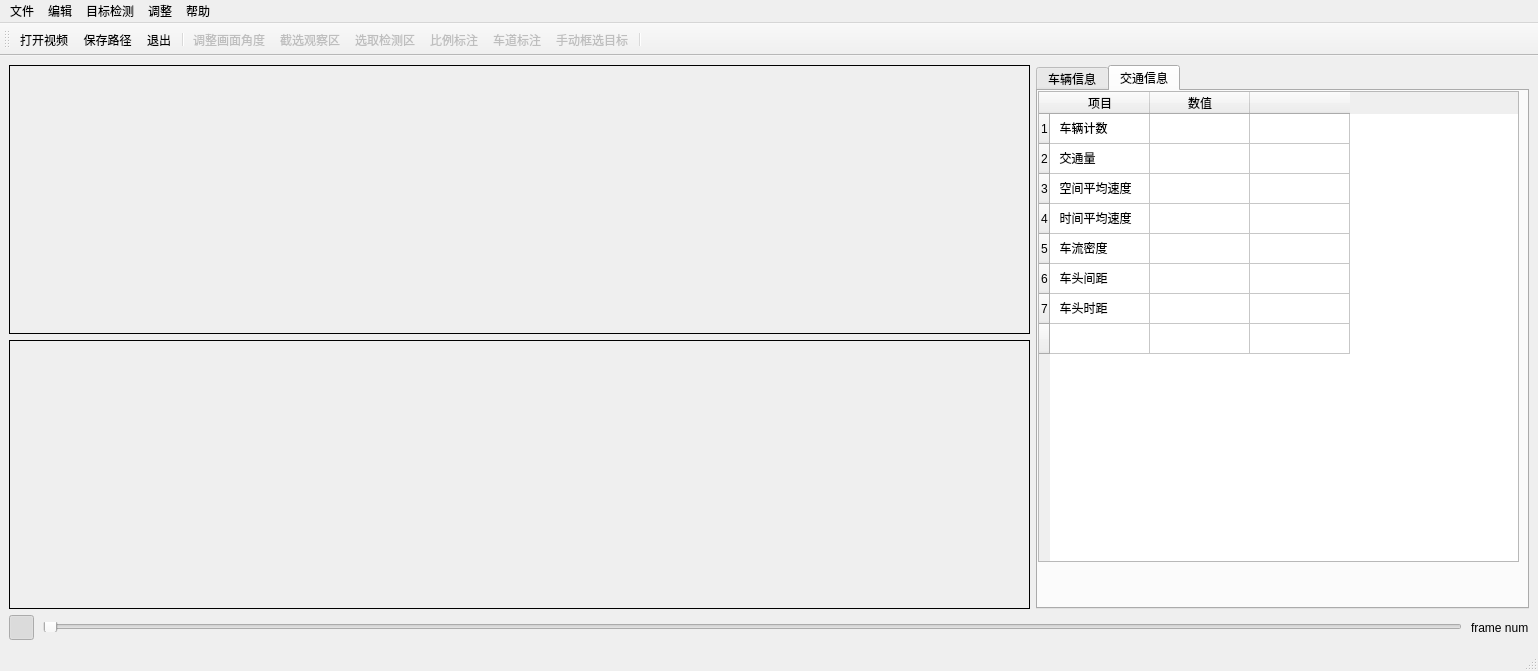
<?xml version="1.0" encoding="UTF-8"?>
<ui version="4.0">
 <class>MainWindow</class>
 <widget class="QMainWindow" name="MainWindow">
  <property name="geometry">
   <rect>
    <x>0</x>
    <y>0</y>
    <width>1538</width>
    <height>671</height>
   </rect>
  </property>
  <property name="windowTitle">
   <string>MainWindow</string>
  </property>
  <widget class="QWidget" name="centralwidget">
   <layout class="QGridLayout" name="gridLayout">
    <item row="0" column="0">
     <layout class="QVBoxLayout" name="verticalLayout_2">
      <item>
       <layout class="QHBoxLayout" name="horizontalLayout_2">
        <item>
         <layout class="QVBoxLayout" name="verticalLayout">
          <item>
           <widget class="QLabel" name="label_frameBox">
            <property name="minimumSize">
             <size>
              <width>1021</width>
              <height>205</height>
             </size>
            </property>
            <property name="sizeIncrement">
             <size>
              <width>100</width>
              <height>60</height>
             </size>
            </property>
            <property name="baseSize">
             <size>
              <width>1021</width>
              <height>205</height>
             </size>
            </property>
            <property name="autoFillBackground">
             <bool>false</bool>
            </property>
            <property name="frameShape">
             <enum>QFrame::Box</enum>
            </property>
            <property name="frameShadow">
             <enum>QFrame::Plain</enum>
            </property>
            <property name="text">
             <string/>
            </property>
            <property name="scaledContents">
             <bool>false</bool>
            </property>
           </widget>
          </item>
          <item>
           <widget class="QLabel" name="label2">
            <property name="minimumSize">
             <size>
              <width>1021</width>
              <height>205</height>
             </size>
            </property>
            <property name="sizeIncrement">
             <size>
              <width>100</width>
              <height>60</height>
             </size>
            </property>
            <property name="baseSize">
             <size>
              <width>1021</width>
              <height>205</height>
             </size>
            </property>
            <property name="autoFillBackground">
             <bool>false</bool>
            </property>
            <property name="frameShape">
             <enum>QFrame::Box</enum>
            </property>
            <property name="frameShadow">
             <enum>QFrame::Plain</enum>
            </property>
            <property name="text">
             <string/>
            </property>
            <property name="scaledContents">
             <bool>false</bool>
            </property>
            <property name="buddy">
             <cstring></cstring>
            </property>
           </widget>
          </item>
         </layout>
        </item>
        <item>
         <widget class="QTabWidget" name="tabWidget">
          <property name="maximumSize">
           <size>
            <width>605</width>
            <height>16777215</height>
           </size>
          </property>
          <property name="currentIndex">
           <number>1</number>
          </property>
          <widget class="QWidget" name="tab_1">
           <attribute name="title">
            <string>车辆信息</string>
           </attribute>
           <widget class="QTableWidget" name="tableWidget_micro">
            <property name="geometry">
             <rect>
              <x>0</x>
              <y>0</y>
              <width>481</width>
              <height>471</height>
             </rect>
            </property>
            <property name="minimumSize">
             <size>
              <width>431</width>
              <height>0</height>
             </size>
            </property>
            <row>
             <property name="text">
              <string>1</string>
             </property>
            </row>
            <row>
             <property name="text">
              <string>2</string>
             </property>
            </row>
            <row>
             <property name="text">
              <string>3</string>
             </property>
            </row>
            <row>
             <property name="text">
              <string>4</string>
             </property>
            </row>
            <row>
             <property name="text">
              <string>5</string>
             </property>
            </row>
            <row>
             <property name="text">
              <string>6</string>
             </property>
            </row>
            <row>
             <property name="text">
              <string>7</string>
             </property>
            </row>
            <row>
             <property name="text">
              <string>8</string>
             </property>
            </row>
            <row>
             <property name="text">
              <string>9</string>
             </property>
            </row>
            <row>
             <property name="text">
              <string>10</string>
             </property>
            </row>
            <column>
             <property name="text">
              <string>车辆编号</string>
             </property>
            </column>
            <column>
             <property name="text">
              <string>位置</string>
             </property>
            </column>
            <column>
             <property name="text">
              <string>速度</string>
             </property>
            </column>
           </widget>
          </widget>
          <widget class="QWidget" name="tab_2">
           <attribute name="title">
            <string>交通信息</string>
           </attribute>
           <widget class="QTableWidget" name="tableWidget_macro">
            <property name="geometry">
             <rect>
              <x>0</x>
              <y>0</y>
              <width>481</width>
              <height>471</height>
             </rect>
            </property>
            <property name="minimumSize">
             <size>
              <width>431</width>
              <height>0</height>
             </size>
            </property>
            <row>
             <property name="text">
              <string>1</string>
             </property>
            </row>
            <row>
             <property name="text">
              <string>2</string>
             </property>
            </row>
            <row>
             <property name="text">
              <string>3</string>
             </property>
            </row>
            <row>
             <property name="text">
              <string>4</string>
             </property>
            </row>
            <row>
             <property name="text">
              <string>5</string>
             </property>
            </row>
            <row>
             <property name="text">
              <string>6</string>
             </property>
            </row>
            <row>
             <property name="text">
              <string>7</string>
             </property>
            </row>
            <row>
             <property name="text">
              <string/>
             </property>
            </row>
            <column>
             <property name="text">
              <string>项目</string>
             </property>
            </column>
            <column>
             <property name="text">
              <string>数值</string>
             </property>
            </column>
            <column>
             <property name="text">
              <string/>
             </property>
            </column>
            <item row="0" column="0">
             <property name="text">
              <string>  车辆计数</string>
             </property>
             <property name="textAlignment">
              <set>AlignLeading|AlignVCenter</set>
             </property>
            </item>
            <item row="0" column="1">
             <property name="text">
              <string/>
             </property>
             <property name="textAlignment">
              <set>AlignCenter</set>
             </property>
            </item>
            <item row="1" column="0">
             <property name="text">
              <string>  交通量</string>
             </property>
             <property name="textAlignment">
              <set>AlignLeading|AlignVCenter</set>
             </property>
            </item>
            <item row="1" column="1">
             <property name="text">
              <string/>
             </property>
             <property name="textAlignment">
              <set>AlignCenter</set>
             </property>
            </item>
            <item row="2" column="0">
             <property name="text">
              <string>  空间平均速度</string>
             </property>
             <property name="textAlignment">
              <set>AlignLeading|AlignVCenter</set>
             </property>
            </item>
            <item row="2" column="1">
             <property name="text">
              <string/>
             </property>
             <property name="textAlignment">
              <set>AlignCenter</set>
             </property>
            </item>
            <item row="3" column="0">
             <property name="text">
              <string>  时间平均速度</string>
             </property>
             <property name="textAlignment">
              <set>AlignLeading|AlignVCenter</set>
             </property>
            </item>
            <item row="3" column="1">
             <property name="text">
              <string/>
             </property>
             <property name="textAlignment">
              <set>AlignCenter</set>
             </property>
            </item>
            <item row="4" column="0">
             <property name="text">
              <string>  车流密度</string>
             </property>
             <property name="textAlignment">
              <set>AlignLeading|AlignVCenter</set>
             </property>
            </item>
            <item row="4" column="1">
             <property name="text">
              <string/>
             </property>
             <property name="textAlignment">
              <set>AlignCenter</set>
             </property>
            </item>
            <item row="5" column="0">
             <property name="text">
              <string>  车头间距</string>
             </property>
             <property name="textAlignment">
              <set>AlignLeading|AlignVCenter</set>
             </property>
            </item>
            <item row="5" column="1">
             <property name="text">
              <string/>
             </property>
             <property name="textAlignment">
              <set>AlignCenter</set>
             </property>
            </item>
            <item row="6" column="0">
             <property name="text">
              <string>  车头时距</string>
             </property>
             <property name="textAlignment">
              <set>AlignLeading|AlignVCenter</set>
             </property>
            </item>
            <item row="6" column="1">
             <property name="text">
              <string/>
             </property>
             <property name="textAlignment">
              <set>AlignCenter</set>
             </property>
            </item>
           </widget>
          </widget>
         </widget>
        </item>
       </layout>
      </item>
      <item>
       <layout class="QHBoxLayout" name="horizontalLayout">
        <property name="spacing">
         <number>9</number>
        </property>
        <property name="sizeConstraint">
         <enum>QLayout::SetMaximumSize</enum>
        </property>
        <item>
         <widget class="QPushButton" name="pushButton_play_pause">
          <property name="minimumSize">
           <size>
            <width>25</width>
            <height>25</height>
           </size>
          </property>
          <property name="maximumSize">
           <size>
            <width>25</width>
            <height>25</height>
           </size>
          </property>
          <property name="focusPolicy">
           <enum>Qt::NoFocus</enum>
          </property>
          <property name="text">
           <string/>
          </property>
          <property name="icon">
           <iconset resource="ui_icon.qrc">
            <normaloff>:/button/pause.png</normaloff>
            <normalon>:/button/play.png</normalon>
            <selectedoff>:/menu/pause.png</selectedoff>
            <selectedon>:/menu/play.png</selectedon>:/button/pause.png</iconset>
          </property>
          <property name="shortcut">
           <string>Space</string>
          </property>
          <property name="checkable">
           <bool>true</bool>
          </property>
          <property name="checked">
           <bool>true</bool>
          </property>
          <property name="default">
           <bool>false</bool>
          </property>
         </widget>
        </item>
        <item>
         <widget class="QSlider" name="horizontalSlider">
          <property name="maximumSize">
           <size>
            <width>16777215</width>
            <height>10</height>
           </size>
          </property>
          <property name="orientation">
           <enum>Qt::Horizontal</enum>
          </property>
         </widget>
        </item>
        <item>
         <widget class="QLabel" name="label_cur_num">
          <property name="maximumSize">
           <size>
            <width>16777215</width>
            <height>25</height>
           </size>
          </property>
          <property name="text">
           <string>frame num</string>
          </property>
         </widget>
        </item>
       </layout>
      </item>
     </layout>
    </item>
   </layout>
  </widget>
  <widget class="QMenuBar" name="menubar">
   <property name="geometry">
    <rect>
     <x>0</x>
     <y>0</y>
     <width>1538</width>
     <height>30</height>
    </rect>
   </property>
   <widget class="QMenu" name="menu_file">
    <property name="title">
     <string>文件</string>
    </property>
    <addaction name="action_open"/>
    <addaction name="action_save"/>
    <addaction name="action_exit"/>
    <addaction name="separator"/>
    <addaction name="action_readConfig"/>
    <addaction name="action_saveConfig"/>
   </widget>
   <widget class="QMenu" name="menu_edit">
    <property name="title">
     <string>编辑</string>
    </property>
    <addaction name="action_rotate"/>
    <addaction name="action_viewCap"/>
    <addaction name="action_selectROI"/>
    <addaction name="action_calib"/>
    <addaction name="action_lanes"/>
    <addaction name="separator"/>
    <addaction name="action_getbkg"/>
   </widget>
   <widget class="QMenu" name="menu_help">
    <property name="title">
     <string>帮助</string>
    </property>
    <addaction name="action_help"/>
   </widget>
   <widget class="QMenu" name="menu_filter">
    <property name="title">
     <string>调整</string>
    </property>
    <addaction name="action_morph"/>
    <addaction name="action_ContourFilter"/>
    <addaction name="separator"/>
    <addaction name="action_trace"/>
   </widget>
   <widget class="QMenu" name="menu">
    <property name="title">
     <string>目标检测</string>
    </property>
    <addaction name="action_drawbox"/>
    <addaction name="action_autoDetect"/>
    <addaction name="action_ColorThreshholder"/>
    <addaction name="action_frameDiff"/>
    <addaction name="action_MOG2"/>
    <addaction name="action_bkgDiff"/>
   </widget>
   <addaction name="menu_file"/>
   <addaction name="menu_edit"/>
   <addaction name="menu"/>
   <addaction name="menu_filter"/>
   <addaction name="menu_help"/>
  </widget>
  <widget class="QToolBar" name="toolBar">
   <property name="mouseTracking">
    <bool>true</bool>
   </property>
   <property name="windowTitle">
    <string>toolBar</string>
   </property>
   <attribute name="toolBarArea">
    <enum>TopToolBarArea</enum>
   </attribute>
   <attribute name="toolBarBreak">
    <bool>false</bool>
   </attribute>
   <addaction name="action_open"/>
   <addaction name="action_save"/>
   <addaction name="action_exit"/>
   <addaction name="separator"/>
   <addaction name="action_rotate"/>
   <addaction name="action_viewCap"/>
   <addaction name="action_selectROI"/>
   <addaction name="action_calib"/>
   <addaction name="action_lanes"/>
   <addaction name="action_drawbox"/>
   <addaction name="separator"/>
  </widget>
  <widget class="QStatusBar" name="statusBar"/>
  <action name="action_open">
   <property name="icon">
    <iconset resource="ui_icon.qrc">
     <normaloff>:/action/open.png</normaloff>:/action/open.png</iconset>
   </property>
   <property name="text">
    <string>打开视频</string>
   </property>
   <property name="statusTip">
    <string>选择需要打开的视频文件</string>
   </property>
  </action>
  <action name="action_exit">
   <property name="icon">
    <iconset resource="ui_icon.qrc">
     <normaloff>:/action/exit.png</normaloff>:/action/exit.png</iconset>
   </property>
   <property name="text">
    <string>退出</string>
   </property>
   <property name="statusTip">
    <string>退出系统</string>
   </property>
   <property name="whatsThis">
    <string>退出系统</string>
   </property>
  </action>
  <action name="action_rotate">
   <property name="checkable">
    <bool>false</bool>
   </property>
   <property name="enabled">
    <bool>false</bool>
   </property>
   <property name="icon">
    <iconset resource="ui_icon.qrc">
     <normaloff>:/action/rotate.png</normaloff>:/action/rotate.png</iconset>
   </property>
   <property name="text">
    <string>调整画面角度</string>
   </property>
   <property name="statusTip">
    <string>绘制一条基准线，自动将基准线调整为水平位置</string>
   </property>
  </action>
  <action name="action_viewCap">
   <property name="checkable">
    <bool>false</bool>
   </property>
   <property name="enabled">
    <bool>false</bool>
   </property>
   <property name="icon">
    <iconset resource="ui_icon.qrc">
     <normaloff>:/action/clip.png</normaloff>:/action/clip.png</iconset>
   </property>
   <property name="text">
    <string>截选观察区</string>
   </property>
   <property name="statusTip">
    <string>选取视频图像的显示区域</string>
   </property>
  </action>
  <action name="action_drawbox">
   <property name="checkable">
    <bool>false</bool>
   </property>
   <property name="enabled">
    <bool>false</bool>
   </property>
   <property name="icon">
    <iconset resource="ui_icon.qrc">
     <normaloff>:/action/select.png</normaloff>:/action/select.png</iconset>
   </property>
   <property name="text">
    <string>手动框选目标</string>
   </property>
   <property name="statusTip">
    <string>手动框选追踪目标</string>
   </property>
  </action>
  <action name="action_save">
   <property name="icon">
    <iconset resource="ui_icon.qrc">
     <normaloff>:/action/save.png</normaloff>:/action/save.png</iconset>
   </property>
   <property name="text">
    <string>保存路径</string>
   </property>
   <property name="toolTip">
    <string>选择保存路径</string>
   </property>
   <property name="statusTip">
    <string>选择保存车辆信息的路径，若未选择，则默认不保存车辆数据</string>
   </property>
   <property name="whatsThis">
    <string>选择保存车辆信息的路径，若未选择，则默认不保存车辆数据</string>
   </property>
   <property name="shortcut">
    <string>Ctrl+S</string>
   </property>
  </action>
  <action name="action_ColorThreshholder">
   <property name="checkable">
    <bool>true</bool>
   </property>
   <property name="checked">
    <bool>true</bool>
   </property>
   <property name="text">
    <string>色彩分割</string>
   </property>
  </action>
  <action name="action_ContourFilter">
   <property name="checkable">
    <bool>true</bool>
   </property>
   <property name="checked">
    <bool>true</bool>
   </property>
   <property name="text">
    <string>轮廓筛选</string>
   </property>
   <property name="statusTip">
    <string>设置参数对自动检测到的车辆目标进行过滤</string>
   </property>
  </action>
  <action name="action_MorphologyEx">
   <property name="text">
    <string>形态学处理</string>
   </property>
  </action>
  <action name="action_Blur">
   <property name="text">
    <string>模糊处理</string>
   </property>
  </action>
  <action name="action_readConfig">
   <property name="icon">
    <iconset resource="ui_icon.qrc">
     <normaloff>:/action/readconfig.png</normaloff>:/action/readconfig.png</iconset>
   </property>
   <property name="text">
    <string>读取配置文件</string>
   </property>
   <property name="statusTip">
    <string>读取电脑中的.ini配置文件</string>
   </property>
  </action>
  <action name="action_saveConfig">
   <property name="icon">
    <iconset resource="ui_icon.qrc">
     <normaloff>:/action/saveconfig.png</normaloff>:/action/saveconfig.png</iconset>
   </property>
   <property name="text">
    <string>保存配置文件</string>
   </property>
   <property name="statusTip">
    <string>选择一个路径用于将当前设置参数保存为.ini配置文件</string>
   </property>
  </action>
  <action name="action_getbkg">
   <property name="text">
    <string>背景提取</string>
   </property>
  </action>
  <action name="action_frameDiff">
   <property name="checkable">
    <bool>true</bool>
   </property>
   <property name="text">
    <string>帧间差分</string>
   </property>
  </action>
  <action name="action_MOG2">
   <property name="checkable">
    <bool>true</bool>
   </property>
   <property name="text">
    <string>MOG2</string>
   </property>
  </action>
  <action name="action_autoDetect">
   <property name="checkable">
    <bool>true</bool>
   </property>
   <property name="checked">
    <bool>true</bool>
   </property>
   <property name="text">
    <string>自动检测模式</string>
   </property>
   <property name="statusTip">
    <string>开启该功能，则系统将使用指定方式自动检测显示区域中的车辆目标</string>
   </property>
  </action>
  <action name="action_calib">
   <property name="enabled">
    <bool>false</bool>
   </property>
   <property name="icon">
    <iconset resource="ui_icon.qrc">
     <normaloff>:/action/ruler.png</normaloff>:/action/ruler.png</iconset>
   </property>
   <property name="text">
    <string>比例标注</string>
   </property>
   <property name="statusTip">
    <string>在图像中绘制直线，并为其标注实际长度</string>
   </property>
  </action>
  <action name="action_trace">
   <property name="text">
    <string>路径绘制</string>
   </property>
  </action>
  <action name="action_bkgDiff">
   <property name="checkable">
    <bool>true</bool>
   </property>
   <property name="text">
    <string>背景差分</string>
   </property>
  </action>
  <action name="action_help">
   <property name="text">
    <string>使用说明</string>
   </property>
  </action>
  <action name="action_selectROI">
   <property name="enabled">
    <bool>false</bool>
   </property>
   <property name="icon">
    <iconset resource="ui_icon.qrc">
     <normaloff>:/action/roi.png</normaloff>:/action/roi.png</iconset>
   </property>
   <property name="text">
    <string>选取检测区</string>
   </property>
  </action>
  <action name="action_lanes">
   <property name="enabled">
    <bool>false</bool>
   </property>
   <property name="icon">
    <iconset resource="ui_icon.qrc">
     <normaloff>:/action/lane.png</normaloff>:/action/lane.png</iconset>
   </property>
   <property name="text">
    <string>车道标注</string>
   </property>
  </action>
  <action name="action_morph">
   <property name="checkable">
    <bool>true</bool>
   </property>
   <property name="text">
    <string>形态学处理</string>
   </property>
  </action>
 </widget>
 <resources>
  <include location="ui_icon.qrc"/>
 </resources>
 <connections>
  <connection>
   <sender>action_exit</sender>
   <signal>triggered()</signal>
   <receiver>MainWindow</receiver>
   <slot>close()</slot>
   <hints>
    <hint type="sourcelabel">
     <x>-1</x>
     <y>-1</y>
    </hint>
    <hint type="destinationlabel">
     <x>517</x>
     <y>315</y>
    </hint>
   </hints>
  </connection>
  <connection>
   <sender>horizontalSlider</sender>
   <signal>valueChanged(int)</signal>
   <receiver>label_cur_num</receiver>
   <slot>setNum(int)</slot>
   <hints>
    <hint type="sourcelabel">
     <x>969</x>
     <y>618</y>
    </hint>
    <hint type="destinationlabel">
     <x>1522</x>
     <y>626</y>
    </hint>
   </hints>
  </connection>
 </connections>
</ui>
